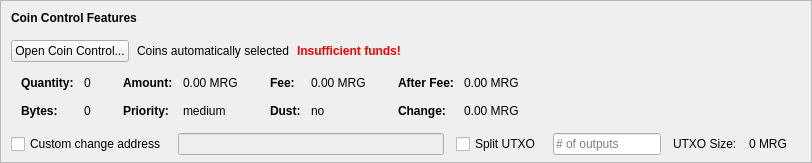
    <widget class="QFrame" name="frameCoinControl">
     <property name="sizePolicy">
      <sizepolicy hsizetype="Expanding" vsizetype="Expanding">
       <horstretch>0</horstretch>
       <verstretch>0</verstretch>
      </sizepolicy>
     </property>
     <property name="maximumSize">
      <size>
       <width>16777215</width>
       <height>16777215</height>
      </size>
     </property>
     <property name="frameShape">
      <enum>QFrame::StyledPanel</enum>
     </property>
     <property name="frameShadow">
      <enum>QFrame::Sunken</enum>
     </property>
     <layout class="QVBoxLayout" name="verticalLayoutCoinControl2">
      <property name="spacing">
       <number>0</number>
      </property>
      <property name="leftMargin">
       <number>0</number>
      </property>
      <property name="topMargin">
       <number>0</number>
      </property>
      <property name="rightMargin">
       <number>0</number>
      </property>
      <property name="bottomMargin">
       <number>6</number>
      </property>
      <item>
       <layout class="QVBoxLayout" name="verticalLayoutCoinControl" stretch="0,0,0,0,1">
        <property name="spacing">
         <number>0</number>
        </property>
        <property name="leftMargin">
         <number>10</number>
        </property>
        <property name="topMargin">
         <number>10</number>
        </property>
        <item>
         <layout class="QHBoxLayout" name="horizontalLayoutCoinControl1">
          <property name="bottomMargin">
           <number>15</number>
          </property>
          <item>
           <widget class="QLabel" name="labelCoinControlFeatures">
            <property name="sizePolicy">
             <sizepolicy hsizetype="Preferred" vsizetype="Maximum">
              <horstretch>0</horstretch>
              <verstretch>0</verstretch>
             </sizepolicy>
            </property>
            <property name="font">
             <font>
              <weight>75</weight>
              <bold>true</bold>
             </font>
            </property>
            <property name="styleSheet">
             <string notr="true">font-weight:bold;</string>
            </property>
            <property name="text">
             <string>Coin Control Features</string>
            </property>
           </widget>
          </item>
         </layout>
        </item>
        <item>
         <layout class="QHBoxLayout" name="horizontalLayoutCoinControl2" stretch="0,0,0,0">
          <property name="spacing">
           <number>8</number>
          </property>
          <property name="bottomMargin">
           <number>10</number>
          </property>
          <item>
           <widget class="QPushButton" name="pushButtonCoinControl">
            <property name="styleSheet">
             <string notr="true"/>
            </property>
            <property name="text">
             <string>Open Coin Control...</string>
            </property>
            <property name="autoDefault">
             <bool>false</bool>
            </property>
           </widget>
          </item>
          <item>
           <widget class="QLabel" name="labelCoinControlAutomaticallySelected">
            <property name="text">
             <string>Coins automatically selected</string>
            </property>
            <property name="margin">
             <number>5</number>
            </property>
           </widget>
          </item>
          <item>
           <widget class="QLabel" name="labelCoinControlInsuffFunds">
            <property name="font">
             <font>
              <weight>75</weight>
              <bold>true</bold>
             </font>
            </property>
            <property name="styleSheet">
             <string notr="true">color:red;font-weight:bold;</string>
            </property>
            <property name="text">
             <string>Insufficient funds!</string>
            </property>
            <property name="margin">
             <number>5</number>
            </property>
           </widget>
          </item>
          <item>
           <spacer name="horizontalSpacerCoinControl">
            <property name="orientation">
             <enum>Qt::Horizontal</enum>
            </property>
            <property name="sizeHint" stdset="0">
             <size>
              <width>40</width>
              <height>1</height>
             </size>
            </property>
           </spacer>
          </item>
         </layout>
        </item>
        <item>
         <widget class="QWidget" name="widgetCoinControl" native="true">
          <property name="sizePolicy">
           <sizepolicy hsizetype="Preferred" vsizetype="Preferred">
            <horstretch>0</horstretch>
            <verstretch>0</verstretch>
           </sizepolicy>
          </property>
          <property name="minimumSize">
           <size>
            <width>0</width>
            <height>0</height>
           </size>
          </property>
          <property name="styleSheet">
           <string notr="true"/>
          </property>
          <layout class="QHBoxLayout" name="horizontalLayoutCoinControl5">
           <property name="leftMargin">
            <number>0</number>
           </property>
           <property name="topMargin">
            <number>0</number>
           </property>
           <property name="rightMargin">
            <number>0</number>
           </property>
           <property name="bottomMargin">
            <number>0</number>
           </property>
           <item>
            <layout class="QHBoxLayout" name="horizontalLayoutCoinControl3" stretch="0,0,0,1">
             <property name="spacing">
              <number>20</number>
             </property>
             <property name="topMargin">
              <number>0</number>
             </property>
             <property name="bottomMargin">
              <number>10</number>
             </property>
             <item>
              <layout class="QFormLayout" name="formLayoutCoinControl1">
               <property name="horizontalSpacing">
                <number>10</number>
               </property>
               <property name="verticalSpacing">
                <number>14</number>
               </property>
               <property name="leftMargin">
                <number>10</number>
               </property>
               <property name="topMargin">
                <number>4</number>
               </property>
               <property name="rightMargin">
                <number>6</number>
               </property>
               <item row="0" column="0">
                <widget class="QLabel" name="labelCoinControlQuantityText">
                 <property name="font">
                  <font>
                   <weight>75</weight>
                   <bold>true</bold>
                  </font>
                 </property>
                 <property name="text">
                  <string>Quantity:</string>
                 </property>
                 <property name="margin">
                  <number>0</number>
                 </property>
                </widget>
               </item>
               <item row="0" column="1">
                <widget class="QLabel" name="labelCoinControlQuantity">
                 <property name="cursor">
                  <cursorShape>IBeamCursor</cursorShape>
                 </property>
                 <property name="contextMenuPolicy">
                  <enum>Qt::ActionsContextMenu</enum>
                 </property>
                 <property name="text">
                  <string notr="true">0</string>
                 </property>
                 <property name="margin">
                  <number>0</number>
                 </property>
                 <property name="textInteractionFlags">
                  <set>Qt::LinksAccessibleByMouse|Qt::TextSelectableByKeyboard|Qt::TextSelectableByMouse</set>
                 </property>
                </widget>
               </item>
               <item row="1" column="0">
                <widget class="QLabel" name="labelCoinControlBytesText">
                 <property name="font">
                  <font>
                   <weight>75</weight>
                   <bold>true</bold>
                  </font>
                 </property>
                 <property name="text">
                  <string>Bytes:</string>
                 </property>
                </widget>
               </item>
               <item row="1" column="1">
                <widget class="QLabel" name="labelCoinControlBytes">
                 <property name="cursor">
                  <cursorShape>IBeamCursor</cursorShape>
                 </property>
                 <property name="contextMenuPolicy">
                  <enum>Qt::ActionsContextMenu</enum>
                 </property>
                 <property name="text">
                  <string notr="true">0</string>
                 </property>
                 <property name="textInteractionFlags">
                  <set>Qt::LinksAccessibleByMouse|Qt::TextSelectableByKeyboard|Qt::TextSelectableByMouse</set>
                 </property>
                </widget>
               </item>
              </layout>
             </item>
             <item>
              <layout class="QFormLayout" name="formLayoutCoinControl2">
               <property name="horizontalSpacing">
                <number>10</number>
               </property>
               <property name="verticalSpacing">
                <number>14</number>
               </property>
               <property name="leftMargin">
                <number>6</number>
               </property>
               <property name="topMargin">
                <number>4</number>
               </property>
               <property name="rightMargin">
                <number>6</number>
               </property>
               <item row="0" column="0">
                <widget class="QLabel" name="labelCoinControlAmountText">
                 <property name="font">
                  <font>
                   <weight>75</weight>
                   <bold>true</bold>
                  </font>
                 </property>
                 <property name="text">
                  <string>Amount:</string>
                 </property>
                 <property name="margin">
                  <number>0</number>
                 </property>
                </widget>
               </item>
               <item row="0" column="1">
                <widget class="QLabel" name="labelCoinControlAmount">
                 <property name="cursor">
                  <cursorShape>IBeamCursor</cursorShape>
                 </property>
                 <property name="contextMenuPolicy">
                  <enum>Qt::ActionsContextMenu</enum>
                 </property>
                 <property name="text">
                  <string notr="true">0.00 MRG</string>
                 </property>
                 <property name="textInteractionFlags">
                  <set>Qt::LinksAccessibleByMouse|Qt::TextSelectableByKeyboard|Qt::TextSelectableByMouse</set>
                 </property>
                </widget>
               </item>
               <item row="1" column="0">
                <widget class="QLabel" name="labelCoinControlPriorityText">
                 <property name="font">
                  <font>
                   <weight>75</weight>
                   <bold>true</bold>
                  </font>
                 </property>
                 <property name="text">
                  <string>Priority:</string>
                 </property>
                </widget>
               </item>
               <item row="1" column="1">
                <widget class="QLabel" name="labelCoinControlPriority">
                 <property name="cursor">
                  <cursorShape>IBeamCursor</cursorShape>
                 </property>
                 <property name="contextMenuPolicy">
                  <enum>Qt::ActionsContextMenu</enum>
                 </property>
                 <property name="text">
                  <string>medium</string>
                 </property>
                 <property name="textInteractionFlags">
                  <set>Qt::LinksAccessibleByMouse|Qt::TextSelectableByKeyboard|Qt::TextSelectableByMouse</set>
                 </property>
                </widget>
               </item>
              </layout>
             </item>
             <item>
              <layout class="QFormLayout" name="formLayoutCoinControl3">
               <property name="horizontalSpacing">
                <number>10</number>
               </property>
               <property name="verticalSpacing">
                <number>14</number>
               </property>
               <property name="leftMargin">
                <number>6</number>
               </property>
               <property name="topMargin">
                <number>4</number>
               </property>
               <property name="rightMargin">
                <number>6</number>
               </property>
               <item row="0" column="0">
                <widget class="QLabel" name="labelCoinControlFeeText">
                 <property name="font">
                  <font>
                   <weight>75</weight>
                   <bold>true</bold>
                  </font>
                 </property>
                 <property name="text">
                  <string>Fee:</string>
                 </property>
                 <property name="margin">
                  <number>0</number>
                 </property>
                </widget>
               </item>
               <item row="0" column="1">
                <widget class="QLabel" name="labelCoinControlFee">
                 <property name="cursor">
                  <cursorShape>IBeamCursor</cursorShape>
                 </property>
                 <property name="contextMenuPolicy">
                  <enum>Qt::ActionsContextMenu</enum>
                 </property>
                 <property name="text">
                  <string notr="true">0.00 MRG</string>
                 </property>
                 <property name="textInteractionFlags">
                  <set>Qt::LinksAccessibleByMouse|Qt::TextSelectableByKeyboard|Qt::TextSelectableByMouse</set>
                 </property>
                </widget>
               </item>
               <item row="1" column="0">
                <widget class="QLabel" name="labelCoinControlLowOutputText">
                 <property name="font">
                  <font>
                   <weight>75</weight>
                   <bold>true</bold>
                  </font>
                 </property>
                 <property name="text">
                  <string>Dust:</string>
                 </property>
                </widget>
               </item>
               <item row="1" column="1">
                <widget class="QLabel" name="labelCoinControlLowOutput">
                 <property name="cursor">
                  <cursorShape>IBeamCursor</cursorShape>
                 </property>
                 <property name="contextMenuPolicy">
                  <enum>Qt::ActionsContextMenu</enum>
                 </property>
                 <property name="text">
                  <string>no</string>
                 </property>
                 <property name="textInteractionFlags">
                  <set>Qt::LinksAccessibleByMouse|Qt::TextSelectableByKeyboard|Qt::TextSelectableByMouse</set>
                 </property>
                </widget>
               </item>
              </layout>
             </item>
             <item>
              <layout class="QFormLayout" name="formLayoutCoinControl4">
               <property name="horizontalSpacing">
                <number>10</number>
               </property>
               <property name="verticalSpacing">
                <number>14</number>
               </property>
               <property name="leftMargin">
                <number>6</number>
               </property>
               <property name="topMargin">
                <number>4</number>
               </property>
               <property name="rightMargin">
                <number>6</number>
               </property>
               <item row="0" column="0">
                <widget class="QLabel" name="labelCoinControlAfterFeeText">
                 <property name="font">
                  <font>
                   <weight>75</weight>
                   <bold>true</bold>
                  </font>
                 </property>
                 <property name="text">
                  <string>After Fee:</string>
                 </property>
                 <property name="margin">
                  <number>0</number>
                 </property>
                </widget>
               </item>
               <item row="0" column="1">
                <widget class="QLabel" name="labelCoinControlAfterFee">
                 <property name="cursor">
                  <cursorShape>IBeamCursor</cursorShape>
                 </property>
                 <property name="contextMenuPolicy">
                  <enum>Qt::ActionsContextMenu</enum>
                 </property>
                 <property name="text">
                  <string notr="true">0.00 MRG</string>
                 </property>
                 <property name="textInteractionFlags">
                  <set>Qt::LinksAccessibleByMouse|Qt::TextSelectableByKeyboard|Qt::TextSelectableByMouse</set>
                 </property>
                </widget>
               </item>
               <item row="1" column="0">
                <widget class="QLabel" name="labelCoinControlChangeText">
                 <property name="font">
                  <font>
                   <weight>75</weight>
                   <bold>true</bold>
                  </font>
                 </property>
                 <property name="text">
                  <string>Change:</string>
                 </property>
                </widget>
               </item>
               <item row="1" column="1">
                <widget class="QLabel" name="labelCoinControlChange">
                 <property name="cursor">
                  <cursorShape>IBeamCursor</cursorShape>
                 </property>
                 <property name="contextMenuPolicy">
                  <enum>Qt::ActionsContextMenu</enum>
                 </property>
                 <property name="text">
                  <string notr="true">0.00 MRG</string>
                 </property>
                 <property name="textInteractionFlags">
                  <set>Qt::LinksAccessibleByMouse|Qt::TextSelectableByKeyboard|Qt::TextSelectableByMouse</set>
                 </property>
                </widget>
               </item>
              </layout>
             </item>
            </layout>
           </item>
          </layout>
         </widget>
        </item>
        <item>
         <layout class="QHBoxLayout" name="horizontalLayoutCoinControl4" stretch="0,0,0,0,0,0,0">
          <property name="spacing">
           <number>12</number>
          </property>
          <property name="sizeConstraint">
           <enum>QLayout::SetDefaultConstraint</enum>
          </property>
          <property name="topMargin">
           <number>5</number>
          </property>
          <property name="rightMargin">
           <number>5</number>
          </property>
          <item>
           <widget class="QCheckBox" name="checkBoxCoinControlChange">
            <property name="toolTip">
             <string>If this is activated, but the change address is empty or invalid, change will be sent to a newly generated address.</string>
            </property>
            <property name="text">
             <string>Custom change address</string>
            </property>
           </widget>
          </item>
          <item>
           <widget class="QValidatedLineEdit" name="lineEditCoinControlChange">
            <property name="enabled">
             <bool>false</bool>
            </property>
            <property name="sizePolicy">
             <sizepolicy hsizetype="Expanding" vsizetype="Fixed">
              <horstretch>0</horstretch>
              <verstretch>0</verstretch>
             </sizepolicy>
            </property>
           </widget>
          </item>
          <item>
           <widget class="QCheckBox" name="splitBlockCheckBox">
            <property name="text">
             <string>Split UTXO</string>
            </property>
           </widget>
          </item>
          <item>
           <widget class="QLineEdit" name="splitBlockLineEdit">
            <property name="sizePolicy">
             <sizepolicy hsizetype="Fixed" vsizetype="Fixed">
              <horstretch>50</horstretch>
              <verstretch>0</verstretch>
             </sizepolicy>
            </property>
            <property name="placeholderText">
             <string># of outputs</string>
            </property>
           </widget>
          </item>
          <item>
           <widget class="QLabel" name="labelBlockSizeText">
            <property name="text">
             <string>UTXO Size:</string>
            </property>
           </widget>
          </item>
          <item>
           <widget class="QLabel" name="labelBlockSize">
            <property name="text">
             <string>0 MRG</string>
            </property>
           </widget>
          </item>
          <item>
           <widget class="QLabel" name="labelCoinControlChangeLabel">
            <property name="sizePolicy">
             <sizepolicy hsizetype="Preferred" vsizetype="Expanding">
              <horstretch>0</horstretch>
              <verstretch>0</verstretch>
             </sizepolicy>
            </property>
            <property name="minimumSize">
             <size>
              <width>0</width>
              <height>0</height>
             </size>
            </property>
            <property name="text">
             <string/>
            </property>
            <property name="margin">
             <number>3</number>
            </property>
           </widget>
          </item>
         </layout>
        </item>
        <item>
         <spacer name="verticalSpacerCoinControl">
          <property name="orientation">
           <enum>Qt::Vertical</enum>
          </property>
          <property name="sizeHint" stdset="0">
           <size>
            <width>800</width>
            <height>1</height>
           </size>
          </property>
         </spacer>
        </item>
       </layout>
      </item>
     </layout>
    </widget>
